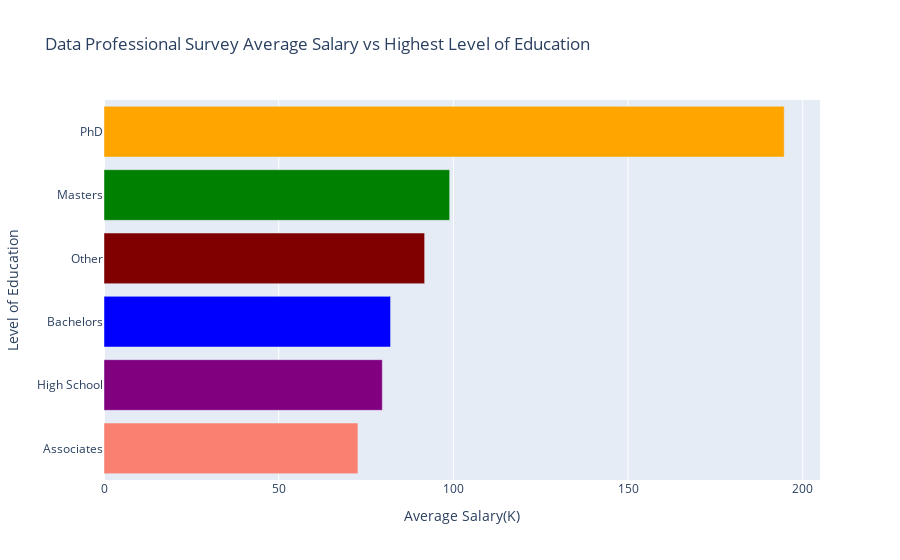

The notebook cell saved with this chart:
### Code cell
fig=px.bar(df,y='Highest Level of Education',x='average_sal',
           color='Highest Level of Education',
           color_discrete_sequence=colour_list,
          labels={'Highest Level of Education':'Level of Education','average_sal':'Average Salary(K)'},
          title='Data Professional Survey Average Salary vs Highest Level of Education',
          orientation='h'
          )
fig.update_layout(showlegend =False)
fig.show()

### Figure 1 — Plotly figure (JSON) as saved in the notebook; plotly's stock layout.template omitted (floating-point values rounded to 4 significant figures)
{"data": [{"alignmentgroup": "True", "hovertemplate": "Level of Education=%{y}<br>Average Salary(K)=%{x}<extra></extra>", "legendgroup": "PhD", "marker": {"color": "orange", "pattern": {"shape": ""}}, "name": "PhD", "offsetgroup": "PhD", "orientation": "h", "showlegend": true, "textposition": "auto", "type": "bar", "x": [194.7], "xaxis": "x", "y": ["PhD"], "yaxis": "y"}, {"alignmentgroup": "True", "hovertemplate": "Level of Education=%{y}<br>Average Salary(K)=%{x}<extra></extra>", "legendgroup": "Masters", "marker": {"color": "green", "pattern": {"shape": ""}}, "name": "Masters", "offsetgroup": "Masters", "orientation": "h", "showlegend": true, "textposition": "auto", "type": "bar", "x": [98.94], "xaxis": "x", "y": ["Masters"], "yaxis": "y"}, {"alignmentgroup": "True", "hovertemplate": "Level of Education=%{y}<br>Average Salary(K)=%{x}<extra></extra>", "legendgroup": "Other", "marker": {"color": "Maroon", "pattern": {"shape": ""}}, "name": "Other", "offsetgroup": "Other", "orientation": "h", "showlegend": true, "textposition": "auto", "type": "bar", "x": [91.78], "xaxis": "x", "y": ["Other"], "yaxis": "y"}, {"alignmentgroup": "True", "hovertemplate": "Level of Education=%{y}<br>Average Salary(K)=%{x}<extra></extra>", "legendgroup": "Bachelors", "marker": {"color": "blue", "pattern": {"shape": ""}}, "name": "Bachelors", "offsetgroup": "Bachelors", "orientation": "h", "showlegend": true, "textposition": "auto", "type": "bar", "x": [82.02], "xaxis": "x", "y": ["Bachelors"], "yaxis": "y"}, {"alignmentgroup": "True", "hovertemplate": "Level of Education=%{y}<br>Average Salary(K)=%{x}<extra></extra>", "legendgroup": "High School", "marker": {"color": "purple", "pattern": {"shape": ""}}, "name": "High School", "offsetgroup": "High School", "orientation": "h", "showlegend": true, "textposition": "auto", "type": "bar", "x": [79.67], "xaxis": "x", "y": ["High School"], "yaxis": "y"}, {"alignmentgroup": "True", "hovertemplate": "Level of Education=%{y}<br>Average Salary(K)=%{x}<extra></extra>", "legendgroup": "Associates", "marker": {"color": "Salmon", "pattern": {"shape": ""}}, "name": "Associates", "offsetgroup": "Associates", "orientation": "h", "showlegend": true, "textposition": "auto", "type": "bar", "x": [72.69], "xaxis": "x", "y": ["Associates"], "yaxis": "y"}], "layout": {"barmode": "relative", "legend": {"title": {"text": "Level of Education"}, "tracegroupgap": 0}, "showlegend": false, "title": {"text": "Data Professional Survey Average Salary vs Highest Level of Education"}, "xaxis": {"anchor": "y", "domain": [0, 1], "title": {"text": "Average Salary(K)"}}, "yaxis": {"anchor": "x", "categoryarray": ["Associates", "High School", "Bachelors", "Other", "Masters", "PhD"], "categoryorder": "array", "domain": [0, 1], "title": {"text": "Level of Education"}}}}
